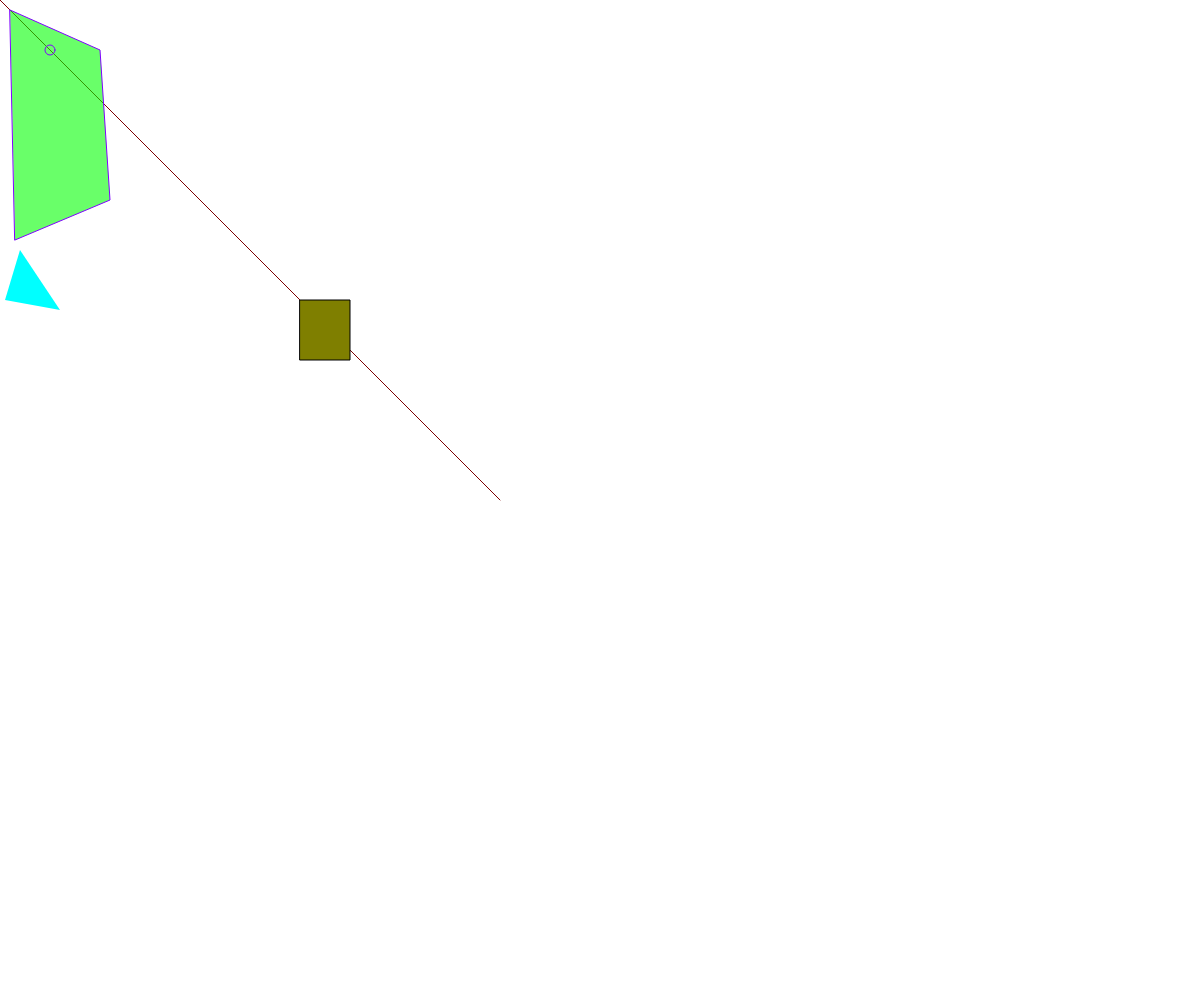
Frame 1 (no input)
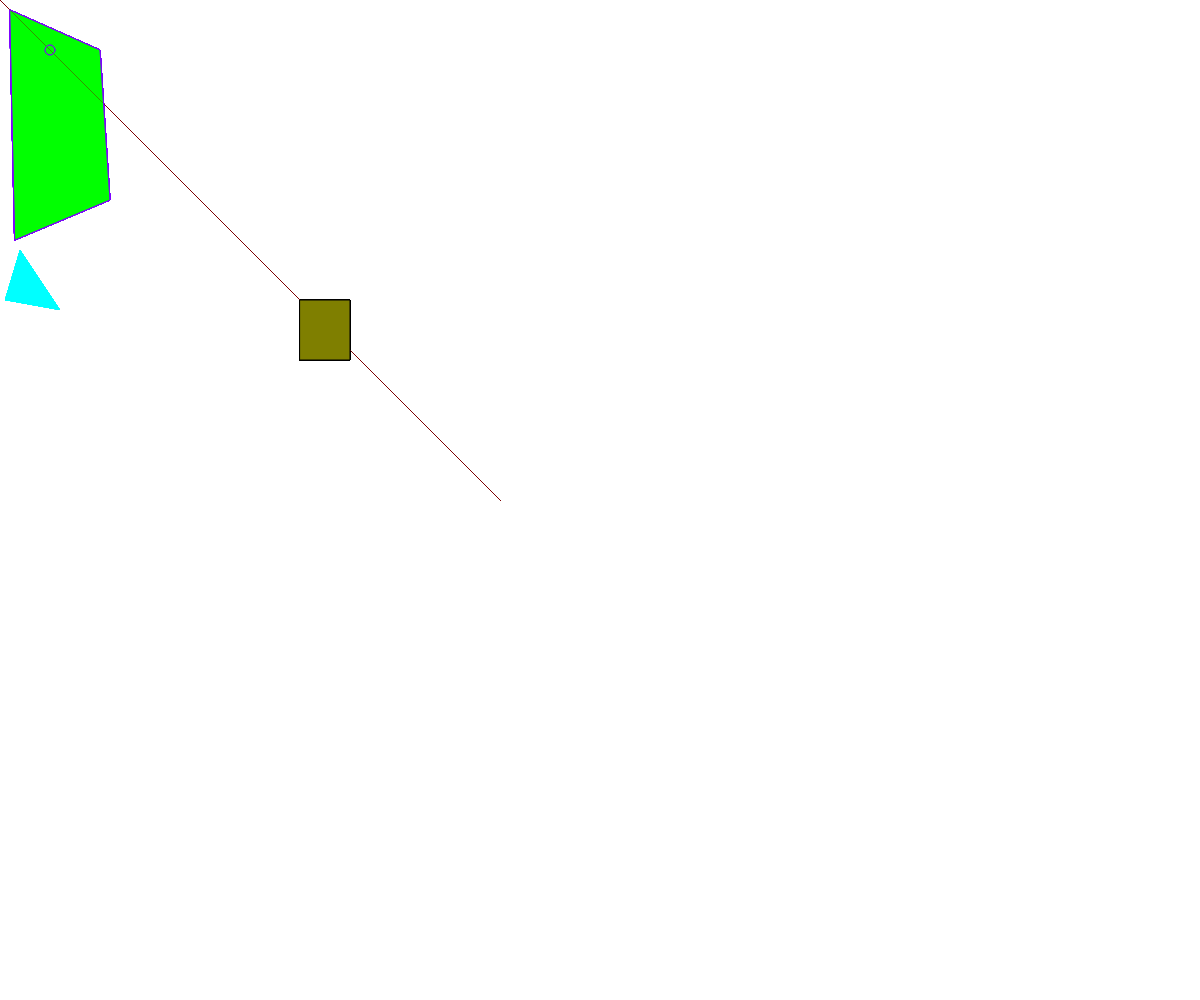
Frame 60 (no input)
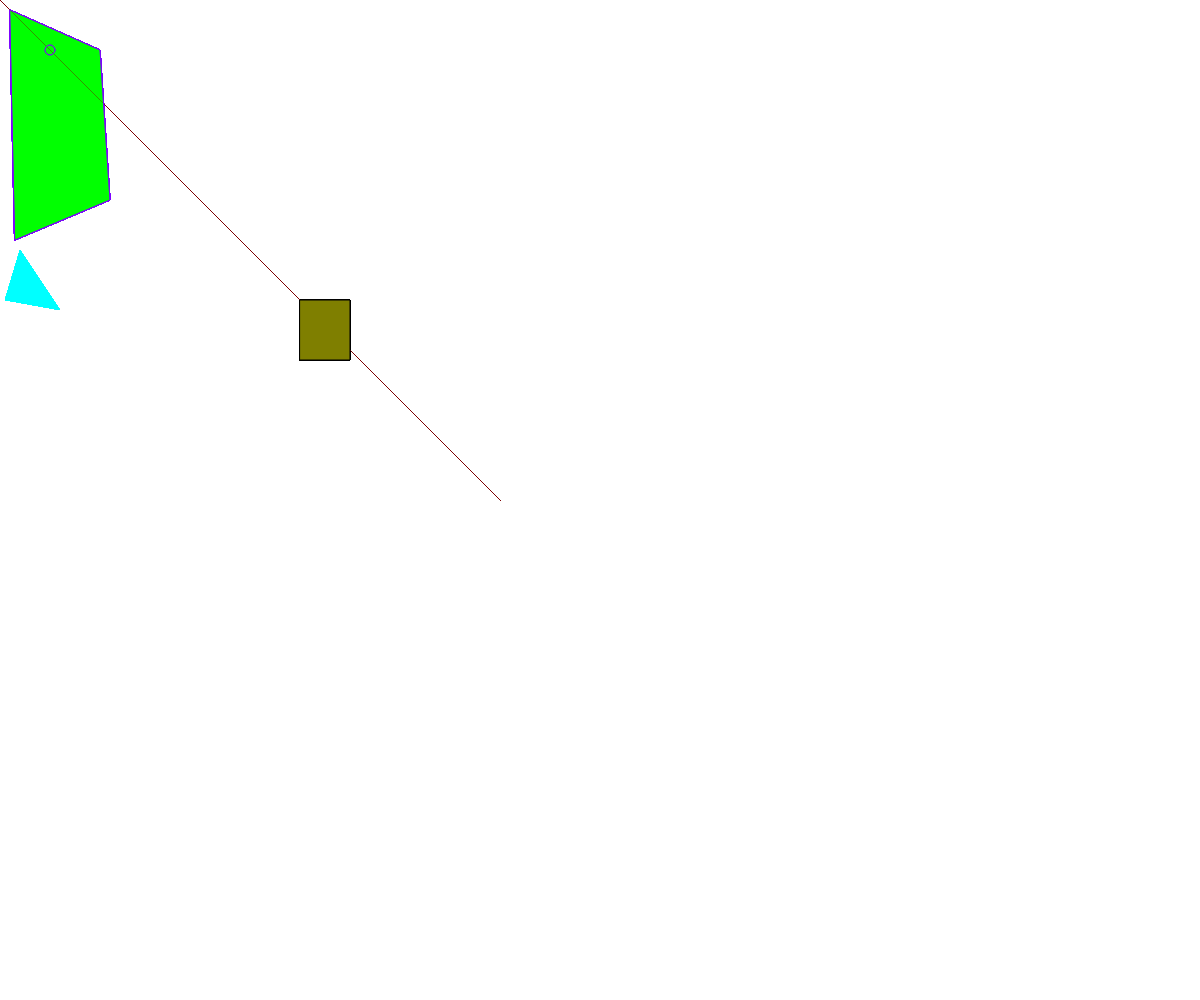
Frame 120 (the mouse pressed at the canvas centre since frame 60)

The p5.js sketch that drew these frames (run headless with seeded random() and noise() and a simulated clock; from frame 60 on, the mouse is pressed at the canvas centre):

// p5.js sketch
// ── sketch.js


function setup() {
  // uncomment this line to make the canvas the full size of the window
   	createCanvas(windowWidth, windowHeight);

}

function draw() {
  	// draw stuff here
  	stroke(127,0,0);
  	fill(255,0,0);

  	line(0,0, 500, 500);

  	//notice the alpha channel as the fourth parameter
  	fill(0,255,0,150);
  	stroke(127,0,255);
  	quad(10, 10, 100, 50, 110, 200, 15, 240);

  	noFill();
  	ellipse(50, 50, 10, 10);

  	stroke(0,0,0);
  	fill(127,127,0);
  	rect(300, 300, 50, 60);

  	noStroke();
  	fill(0,255,255);
  	triangle(5, 300, 20, 250, 60, 310);
}
